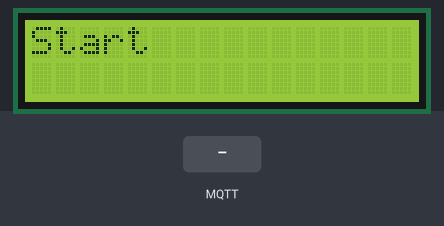
Simulated run of this sketch. Board: ESP32. On the bench: 16×2 character LCD. The inputs (shaded band) are chosen by the test bench. WiFi joins after 1.5 s; servers stay silent unless stated; no MQTT or app messages arrive unless stated; what the sketch prints to the serial monitor is not drawn.

Above: at 4.2 s.
4.3 s: MQTT message "ESP8266" arrives on the first subscribed topic
At 5.3 s:
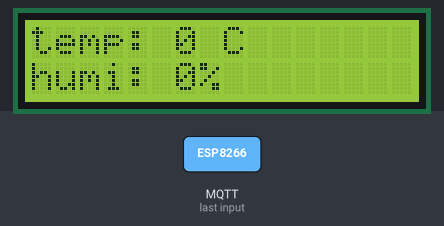
5.8 s: MQTT message "1" arrives on the first subscribed topic
At 7.0 s:
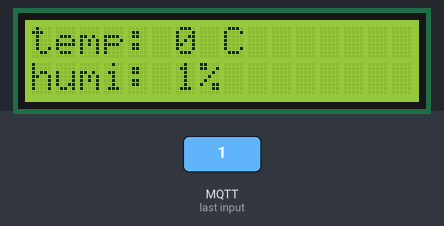
7.3 s: MQTT message "on" arrives on the first subscribed topic
At 8.2 s:
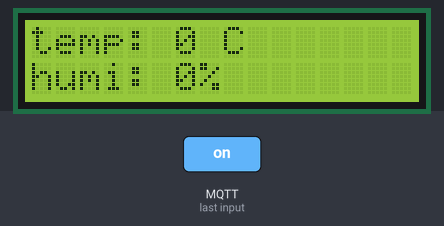
Timing chart, 0 to 10.3 s (numbered marks = the images above; inputs shaded):
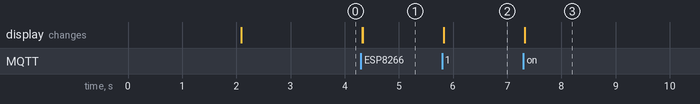

Measured:
- after the input at 4.3 s, the display: first changes at once (image 1 shows a later state)
- after the input at 5.8 s, the display: changes at once (image 2)
- after the input at 7.3 s, the display: changes at once (image 3)

The sketch:

ESP32_screen.ino
```cpp
#include <LiquidCrystal.h>
#include "EspMQTTClient.h"
#include <WiFi.h>
#include <WiFiClientSecure.h>
#include "esp_wpa2.h"
#include <Wire.h>

const char* ssid = "207C";
const char* password = "1145141919";
const char* ssidIP = "52.55.213.194";

unsigned int flag = 0;
int humi = 0;
int temp = 0;
LiquidCrystal lcd(19,23,18,17,16,15);

EspMQTTClient client(
/*
  Taken from : https://github.com/plapointe6/EspMQTTClient
  EspMQTTClient(
    const char* mqttServerIp,
    const short mqttServerPort,  // It is mandatory here to allow these constructors to be distinct from those with the Wifi handling parameters
    const char* mqttUsername,    // Omit this parameter to disable MQTT authentification
    const char* mqttPassword,    // Omit this parameter to disable MQTT authentification
    const char* mqttClientName = "ESP8266");
*/
   //MQTT ONLY
   ssid,            //WIFI SSID
   password,        //WIFI Password
   ssidIP,          // MQTT Broker server ip, THIS MIGHT CHANGE
   "Device2",         // TestClient, Client name that uniquely identify your device
   1883               // Port number

);

//Trial of code from https://www.youtube.com/watch?v=bABHeMea-P0&ab_channel=DebashishSahu
static const char incommon_ca[] PROGMEM = R"EOF(
-----BEGIN CERTIFICATE-----
MIIF+TCCA+GgAwIBAgIQRyDQ+oVGGn4XoWQCkYRjdDANBgkqhkiG9w0BAQwFADCB
iDELMAkGA1UEBhMCVVMxEzARBgNVBAgTCk5ldyBKZXJzZXkxFDASBgNVBAcTC0pl
cnNleSBDaXR5MR4wHAYDVQQKExVUaGUgVVNFUlRSVVNUIE5ldHdvcmsxLjAsBgNV
BAMTJVVTRVJUcnVzdCBSU0EgQ2VydGlmaWNhdGlvbiBBdXRob3JpdHkwHhcNMTQx
MDA2MDAwMDAwWhcNMjQxMDA1MjM1OTU5WjB2MQswCQYDVQQGEwJVUzELMAkGA1UE
CBMCTUkxEjAQBgNVBAcTCUFubiBBcmJvcjESMBAGA1UEChMJSW50ZXJuZXQyMREw
DwYDVQQLEwhJbkNvbW1vbjEfMB0GA1UEAxMWSW5Db21tb24gUlNBIFNlcnZlciBD
QTCCASIwDQYJKoZIhvcNAQEBBQADggEPADCCAQoCggEBAJwb8bsvf2MYFVFRVA+e
xU5NEFj6MJsXKZDmMwysE1N8VJG06thum4ltuzM+j9INpun5uukNDBqeso7JcC7v
HgV9lestjaKpTbOc5/MZNrun8XzmCB5hJ0R6lvSoNNviQsil2zfVtefkQnI/tBPP
iwckRR6MkYNGuQmm/BijBgLsNI0yZpUn6uGX6Ns1oytW61fo8BBZ321wDGZq0GTl
qKOYMa0dYtX6kuOaQ80tNfvZnjNbRX3EhigsZhLI2w8ZMA0/6fDqSl5AB8f2IHpT
eIFken5FahZv9JNYyWL7KSd9oX8hzudPR9aKVuDjZvjs3YncJowZaDuNi+L7RyML
fzcCAwEAAaOCAW4wggFqMB8GA1UdIwQYMBaAFFN5v1qqK0rPVIDh2JvAnfKyA2bL
MB0GA1UdDgQWBBQeBaN3j2yW4luHS6a0hqxxAAznODAOBgNVHQ8BAf8EBAMCAYYw
EgYDVR0TAQH/BAgwBgEB/wIBADAdBgNVHSUEFjAUBggrBgEFBQcDAQYIKwYBBQUH
AwIwGwYDVR0gBBQwEjAGBgRVHSAAMAgGBmeBDAECAjBQBgNVHR8ESTBHMEWgQ6BB
hj9odHRwOi8vY3JsLnVzZXJ0cnVzdC5jb20vVVNFUlRydXN0UlNBQ2VydGlmaWNh
dGlvbkF1dGhvcml0eS5jcmwwdgYIKwYBBQUHAQEEajBoMD8GCCsGAQUFBzAChjNo
dHRwOi8vY3J0LnVzZXJ0cnVzdC5jb20vVVNFUlRydXN0UlNBQWRkVHJ1c3RDQS5j
cnQwJQYIKwYBBQUHMAGGGWh0dHA6Ly9vY3NwLnVzZXJ0cnVzdC5jb20wDQYJKoZI
hvcNAQEMBQADggIBAC0RBjjW29dYaK+qOGcXjeIT16MUJNkGE+vrkS/fT2ctyNMU
11ZlUp5uH5gIjppIG8GLWZqjV5vbhvhZQPwZsHURKsISNrqOcooGTie3jVgU0W+0
+Wj8mN2knCVANt69F2YrA394gbGAdJ5fOrQmL2pIhDY0jqco74fzYefbZ/VS29fR
5jBxu4uj1P+5ZImem4Gbj1e4ZEzVBhmO55GFfBjRidj26h1oFBHZ7heDH1Bjzw72
hipu47Gkyfr2NEx3KoCGMLCj3Btx7ASn5Ji8FoU+hCazwOU1VX55mKPU1I2250Lo
RCASN18JyfsD5PVldJbtyrmz9gn/TKbRXTr80U2q5JhyvjhLf4lOJo/UzL5WCXED
Smyj4jWG3R7Z8TED9xNNCxGBMXnMete+3PvzdhssvbORDwBZByogQ9xL2LUZFI/i
eoQp0UM/L8zfP527vWjEzuDN5xwxMnhi+vCToh7J159o5ah29mP+aJnvujbXEnGa
nrNxHzu+AGOePV8hwrGGG7hOIcPDQwkuYwzN/xT29iLp/cqf9ZhEtkGcQcIImH3b
oJ8ifsCnSbu0GB9L06Yqh7lcyvKDTEADslIaeSEINxhO2Y1fmcYFX/Fqrrp1WnhH
OjplXuXE0OPa0utaKC25Aplgom88L2Z8mEWcyfoB7zKOfD759AN7JKZWCYwk
-----END CERTIFICATE-----
-----BEGIN CERTIFICATE-----
MIIF3jCCA8agAwIBAgIQAf1tMPyjylGoG7xkDjUDLTANBgkqhkiG9w0BAQwFADCB
iDELMAkGA1UEBhMCVVMxEzARBgNVBAgTCk5ldyBKZXJzZXkxFDASBgNVBAcTC0pl
cnNleSBDaXR5MR4wHAYDVQQKExVUaGUgVVNFUlRSVVNUIE5ldHdvcmsxLjAsBgNV
BAMTJVVTRVJUcnVzdCBSU0EgQ2VydGlmaWNhdGlvbiBBdXRob3JpdHkwHhcNMTAw
MjAxMDAwMDAwWhcNMzgwMTE4MjM1OTU5WjCBiDELMAkGA1UEBhMCVVMxEzARBgNV
BAgTCk5ldyBKZXJzZXkxFDASBgNVBAcTC0plcnNleSBDaXR5MR4wHAYDVQQKExVU
aGUgVVNFUlRSVVNUIE5ldHdvcmsxLjAsBgNVBAMTJVVTRVJUcnVzdCBSU0EgQ2Vy
dGlmaWNhdGlvbiBBdXRob3JpdHkwggIiMA0GCSqGSIb3DQEBAQUAA4ICDwAwggIK
AoICAQCAEmUXNg7D2wiz0KxXDXbtzSfTTK1Qg2HiqiBNCS1kCdzOiZ/MPans9s/B
3PHTsdZ7NygRK0faOca8Ohm0X6a9fZ2jY0K2dvKpOyuR+OJv0OwWIJAJPuLodMkY
tJHUYmTbf6MG8YgYapAiPLz+E/CHFHv25B+O1ORRxhFnRghRy4YUVD+8M/5+bJz/
Fp0YvVGONaanZshyZ9shZrHUm3gDwFA66Mzw3LyeTP6vBZY1H1dat//O+T23LLb2
VN3I5xI6Ta5MirdcmrS3ID3KfyI0rn47aGYBROcBTkZTmzNg95S+UzeQc0PzMsNT
79uq/nROacdrjGCT3sTHDN/hMq7MkztReJVni+49Vv4M0GkPGw/zJSZrM233bkf6
c0Plfg6lZrEpfDKEY1WJxA3Bk1QwGROs0303p+tdOmw1XNtB1xLaqUkL39iAigmT
Yo61Zs8liM2EuLE/pDkP2QKe6xJMlXzzawWpXhaDzLhn4ugTncxbgtNMs+1b/97l
c6wjOy0AvzVVdAlJ2ElYGn+SNuZRkg7zJn0cTRe8yexDJtC/QV9AqURE9JnnV4ee
UB9XVKg+/XRjL7FQZQnmWEIuQxpMtPAlR1n6BB6T1CZGSlCBst6+eLf8ZxXhyVeE
Hg9j1uliutZfVS7qXMYoCAQlObgOK6nyTJccBz8NUvXt7y+CDwIDAQABo0IwQDAd
BgNVHQ4EFgQUU3m/WqorSs9UgOHYm8Cd8rIDZsswDgYDVR0PAQH/BAQDAgEGMA8G
A1UdEwEB/wQFMAMBAf8wDQYJKoZIhvcNAQEMBQADggIBAFzUfA3P9wF9QZllDHPF
Up/L+M+ZBn8b2kMVn54CVVeWFPFSPCeHlCjtHzoBN6J2/FNQwISbxmtOuowhT6KO
VWKR82kV2LyI48SqC/3vqOlLVSoGIG1VeCkZ7l8wXEskEVX/JJpuXior7gtNn3/3
ATiUFJVDBwn7YKnuHKsSjKCaXqeYalltiz8I+8jRRa8YFWSQEg9zKC7F4iRO/Fjs
8PRF/iKz6y+O0tlFYQXBl2+odnKPi4w2r78NBc5xjeambx9spnFixdjQg3IM8WcR
iQycE0xyNN+81XHfqnHd4blsjDwSXWXavVcStkNr/+XeTWYRUc+ZruwXtuhxkYze
Sf7dNXGiFSeUHM9h4ya7b6NnJSFd5t0dCy5oGzuCr+yDZ4XUmFF0sbmZgIn/f3gZ
XHlKYC6SQK5MNyosycdiyA5d9zZbyuAlJQG03RoHnHcAP9Dc1ew91Pq7P8yF1m9/
qS3fuQL39ZeatTXaw2ewh0qpKJ4jjv9cJ2vhsE/zB+4ALtRZh8tSQZXq9EfX7mRB
VXyNWQKV3WKdwrnuWih0hKWbt5DHDAff9Yk2dDLWKMGwsAvgnEzDHNb842m1R0aB
L6KCq9NjRHDEjf8tM7qtj3u1cIiuPhnPQCjY/MiQu12ZIvVS5ljFH4gxQ+6IHdfG
jjxDah2nGN59PRbxYvnKkKj9
-----END CERTIFICATE-----
)EOF";


void setup() {
  // put your setup code here, to run once:
  Serial.begin(115200);
  delay(10);


  //Initialize WPA2 connection
  Serial.println();
  Serial.print("Connecting to network: ");
  Serial.println(ssid);
  WiFi.disconnect(true);  //disconnect form wifi to set new wifi connection
  WiFi.mode(WIFI_STA); //init wifi mode

  //find mac address (Not Needed for application)
  Serial.println("MAC Address:");
  Serial.println(WiFi.macAddress());

  WiFi.begin(ssid,password);
  Serial.println("Connecting to Home Wifi...");
  while(WiFi.status() != WL_CONNECTED){
    delay(500);
    Serial.print(".");
    delay(500);
    Serial.println("Connecting to WiFi..");
  }
  Serial.println("");
  Serial.println("WiFi connected");
  Serial.println("IP address set: ");
  Serial.println(WiFi.localIP()); //print LAN IP
  delay(10);


  lcd.begin(16,2);

  lcd.print("Start");
  delay(1000);
}

void onTestMessageReceived(const String& message){
    flag = 0;
    delay(10);

    Serial.println("Message received is: " + message);
    temp = message.toInt();
    humi = temp % 100;
    temp = temp / 100;
    delay(10);
    flag = 1;

}

void onConnectionEstablished() {
  //Print statement to determine whether MQTT connection is established
  //how to subscribe + what commands to follow after receiving
  client.subscribe("Room_LCD", onTestMessageReceived);
  //Topic to be changed according to room/sensor type
  //client.publish("Room_LCD", "Start working");
}


void loop() {
  // put your main code here, to run repeatedly:

  client.loop();
  if (flag == 1){
      Serial.print("humi: ");
      Serial.println(humi);
      Serial.print("temp: ");
      Serial.println(temp);
    String tmp;
    tmp = String(humi);
    lcd.setCursor(0,1);
    Serial.println("humi: "+tmp);
    lcd.print("humi: "+tmp+"%");
    tmp = String(temp);
    delay(10);
    lcd.setCursor(0,0);
    Serial.print("temp: "+tmp);
    lcd.print("temp: "+tmp+" C");
    flag = 0;
  }
  delay(10);
  client.enableDebuggingMessages(true);
}
```
